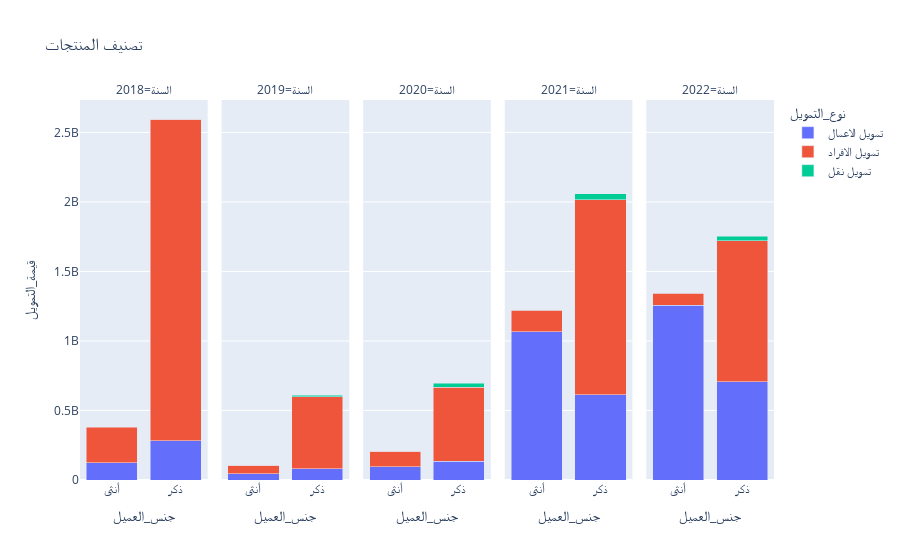

Notebook cell for this chart:
### Code cell
#df1 = data
#df1.drop(df1.index[df1["جنس_العميل"] == "غير معروف"] , inplace = True)
df1 = data.groupby(["السنة", "جنس_العميل", "نوع_التمويل"]).sum().reset_index(level=[0,1,2])
fig = px.bar(df1, x="جنس_العميل", y="قيمة_التمويل", barmode="stack", color="نوع_التمويل", title="تصنيف المنتجات", facet_col="السنة")
#fig.update_xaxes(tickangle=45)
fig.show()

### Figure 1 — Plotly figure (JSON) as saved in the notebook; plotly's stock layout.template omitted (floating-point values rounded to 4 significant figures)
{"data": [{"alignmentgroup": "True", "hovertemplate": "نوع_التمويل=تمويل الاعمال<br>السنة=2018<br>جنس_العميل=%{x}<br>قيمة_التمويل=%{y}<extra></extra>", "legendgroup": "تمويل الاعمال", "marker": {"color": "#636efa", "pattern": {"shape": ""}}, "name": "تمويل الاعمال", "offsetgroup": "تمويل الاعمال", "orientation": "v", "showlegend": true, "textposition": "auto", "type": "bar", "x": ["أنثى", "ذكر"], "xaxis": "x", "y": [123331289, 282294097], "yaxis": "y"}, {"alignmentgroup": "True", "hovertemplate": "نوع_التمويل=تمويل الاعمال<br>السنة=2019<br>جنس_العميل=%{x}<br>قيمة_التمويل=%{y}<extra></extra>", "legendgroup": "تمويل الاعمال", "marker": {"color": "#636efa", "pattern": {"shape": ""}}, "name": "تمويل الاعمال", "offsetgroup": "تمويل الاعمال", "orientation": "v", "showlegend": false, "textposition": "auto", "type": "bar", "x": ["أنثى", "ذكر"], "xaxis": "x2", "y": [46564000, 81726190], "yaxis": "y2"}, {"alignmentgroup": "True", "hovertemplate": "نوع_التمويل=تمويل الاعمال<br>السنة=2020<br>جنس_العميل=%{x}<br>قيمة_التمويل=%{y}<extra></extra>", "legendgroup": "تمويل الاعمال", "marker": {"color": "#636efa", "pattern": {"shape": ""}}, "name": "تمويل الاعمال", "offsetgroup": "تمويل الاعمال", "orientation": "v", "showlegend": false, "textposition": "auto", "type": "bar", "x": ["أنثى", "ذكر"], "xaxis": "x3", "y": [95799314, 136230696], "yaxis": "y3"}, {"alignmentgroup": "True", "hovertemplate": "نوع_التمويل=تمويل الاعمال<br>السنة=2021<br>جنس_العميل=%{x}<br>قيمة_التمويل=%{y}<extra></extra>", "legendgroup": "تمويل الاعمال", "marker": {"color": "#636efa", "pattern": {"shape": ""}}, "name": "تمويل الاعمال", "offsetgroup": "تمويل الاعمال", "orientation": "v", "showlegend": false, "textposition": "auto", "type": "bar", "x": ["أنثى", "ذكر"], "xaxis": "x4", "y": [1067910518, 613399372], "yaxis": "y4"}, {"alignmentgroup": "True", "hovertemplate": "نوع_التمويل=تمويل الاعمال<br>السنة=2022<br>جنس_العميل=%{x}<br>قيمة_التمويل=%{y}<extra></extra>", "legendgroup": "تمويل الاعمال", "marker": {"color": "#636efa", "pattern": {"shape": ""}}, "name": "تمويل الاعمال", "offsetgroup": "تمويل الاعمال", "orientation": "v", "showlegend": false, "textposition": "auto", "type": "bar", "x": ["أنثى", "ذكر"], "xaxis": "x5", "y": [1255642882, 708005616], "yaxis": "y5"}, {"alignmentgroup": "True", "hovertemplate": "نوع_التمويل=تمويل الافراد<br>السنة=2018<br>جنس_العميل=%{x}<br>قيمة_التمويل=%{y}<extra></extra>", "legendgroup": "تمويل الافراد", "marker": {"color": "#EF553B", "pattern": {"shape": ""}}, "name": "تمويل الافراد", "offsetgroup": "تمويل الافراد", "orientation": "v", "showlegend": true, "textposition": "auto", "type": "bar", "x": ["أنثى", "ذكر"], "xaxis": "x", "y": [255903000, 2311590000], "yaxis": "y"}, {"alignmentgroup": "True", "hovertemplate": "نوع_التمويل=تمويل الافراد<br>السنة=2019<br>جنس_العميل=%{x}<br>قيمة_التمويل=%{y}<extra></extra>", "legendgroup": "تمويل الافراد", "marker": {"color": "#EF553B", "pattern": {"shape": ""}}, "name": "تمويل الافراد", "offsetgroup": "تمويل الافراد", "orientation": "v", "showlegend": false, "textposition": "auto", "type": "bar", "x": ["أنثى", "ذكر"], "xaxis": "x2", "y": [59472000, 515676000], "yaxis": "y2"}, {"alignmentgroup": "True", "hovertemplate": "نوع_التمويل=تمويل الافراد<br>السنة=2020<br>جنس_العميل=%{x}<br>قيمة_التمويل=%{y}<extra></extra>", "legendgroup": "تمويل الافراد", "marker": {"color": "#EF553B", "pattern": {"shape": ""}}, "name": "تمويل الافراد", "offsetgroup": "تمويل الافراد", "orientation": "v", "showlegend": false, "textposition": "auto", "type": "bar", "x": ["أنثى", "ذكر"], "xaxis": "x3", "y": [110310000, 531747000], "yaxis": "y3"}, {"alignmentgroup": "True", "hovertemplate": "نوع_التمويل=تمويل الافراد<br>السنة=2021<br>جنس_العميل=%{x}<br>قيمة_التمويل=%{y}<extra></extra>", "legendgroup": "تمويل الافراد", "marker": {"color": "#EF553B", "pattern": {"shape": ""}}, "name": "تمويل الافراد", "offsetgroup": "تمويل الافراد", "orientation": "v", "showlegend": false, "textposition": "auto", "type": "bar", "x": ["أنثى", "ذكر"], "xaxis": "x4", "y": [151650000, 1402920000], "yaxis": "y4"}, {"alignmentgroup": "True", "hovertemplate": "نوع_التمويل=تمويل الافراد<br>السنة=2022<br>جنس_العميل=%{x}<br>قيمة_التمويل=%{y}<extra></extra>", "legendgroup": "تمويل الافراد", "marker": {"color": "#EF553B", "pattern": {"shape": ""}}, "name": "تمويل الافراد", "offsetgroup": "تمويل الافراد", "orientation": "v", "showlegend": false, "textposition": "auto", "type": "bar", "x": ["أنثى", "ذكر"], "xaxis": "x5", "y": [88938000, 1014090000], "yaxis": "y5"}, {"alignmentgroup": "True", "hovertemplate": "نوع_التمويل=تمويل نقل<br>السنة=2018<br>جنس_العميل=%{x}<br>قيمة_التمويل=%{y}<extra></extra>", "legendgroup": "تمويل نقل", "marker": {"color": "#00cc96", "pattern": {"shape": ""}}, "name": "تمويل نقل", "offsetgroup": "تمويل نقل", "orientation": "v", "showlegend": true, "textposition": "auto", "type": "bar", "x": ["ذكر"], "xaxis": "x", "y": [2472152], "yaxis": "y"}, {"alignmentgroup": "True", "hovertemplate": "نوع_التمويل=تمويل نقل<br>السنة=2019<br>جنس_العميل=%{x}<br>قيمة_التمويل=%{y}<extra></extra>", "legendgroup": "تمويل نقل", "marker": {"color": "#00cc96", "pattern": {"shape": ""}}, "name": "تمويل نقل", "offsetgroup": "تمويل نقل", "orientation": "v", "showlegend": false, "textposition": "auto", "type": "bar", "x": ["أنثى", "ذكر"], "xaxis": "x2", "y": [708630, 10709370], "yaxis": "y2"}, {"alignmentgroup": "True", "hovertemplate": "نوع_التمويل=تمويل نقل<br>السنة=2020<br>جنس_العميل=%{x}<br>قيمة_التمويل=%{y}<extra></extra>", "legendgroup": "تمويل نقل", "marker": {"color": "#00cc96", "pattern": {"shape": ""}}, "name": "تمويل نقل", "offsetgroup": "تمويل نقل", "orientation": "v", "showlegend": false, "textposition": "auto", "type": "bar", "x": ["أنثى", "ذكر"], "xaxis": "x3", "y": [1212870, 27583398], "yaxis": "y3"}, {"alignmentgroup": "True", "hovertemplate": "نوع_التمويل=تمويل نقل<br>السنة=2021<br>جنس_العميل=%{x}<br>قيمة_التمويل=%{y}<extra></extra>", "legendgroup": "تمويل نقل", "marker": {"color": "#00cc96", "pattern": {"shape": ""}}, "name": "تمويل نقل", "offsetgroup": "تمويل نقل", "orientation": "v", "showlegend": false, "textposition": "auto", "type": "bar", "x": ["أنثى", "ذكر"], "xaxis": "x4", "y": [4059000.0, 43965550], "yaxis": "y4"}, {"alignmentgroup": "True", "hovertemplate": "نوع_التمويل=تمويل نقل<br>السنة=2022<br>جنس_العميل=%{x}<br>قيمة_التمويل=%{y}<extra></extra>", "legendgroup": "تمويل نقل", "marker": {"color": "#00cc96", "pattern": {"shape": ""}}, "name": "تمويل نقل", "offsetgroup": "تمويل نقل", "orientation": "v", "showlegend": false, "textposition": "auto", "type": "bar", "x": ["أنثى", "ذكر"], "xaxis": "x5", "y": [3822000.0, 30630000.0], "yaxis": "y5"}], "layout": {"annotations": [{"font": {}, "showarrow": false, "text": "السنة=2018", "x": 0.092, "xanchor": "center", "xref": "paper", "y": 1, "yanchor": "bottom", "yref": "paper"}, {"font": {}, "showarrow": false, "text": "السنة=2019", "x": 0.296, "xanchor": "center", "xref": "paper", "y": 1, "yanchor": "bottom", "yref": "paper"}, {"font": {}, "showarrow": false, "text": "السنة=2020", "x": 0.5, "xanchor": "center", "xref": "paper", "y": 1, "yanchor": "bottom", "yref": "paper"}, {"font": {}, "showarrow": false, "text": "السنة=2021", "x": 0.704, "xanchor": "center", "xref": "paper", "y": 1, "yanchor": "bottom", "yref": "paper"}, {"font": {}, "showarrow": false, "text": "السنة=2022", "x": 0.908, "xanchor": "center", "xref": "paper", "y": 1, "yanchor": "bottom", "yref": "paper"}], "barmode": "stack", "legend": {"title": {"text": "نوع_التمويل"}, "tracegroupgap": 0}, "title": {"text": "تصنيف المنتجات"}, "xaxis": {"anchor": "y", "domain": [0, 0.184], "title": {"text": "جنس_العميل"}}, "xaxis2": {"anchor": "y2", "domain": [0.204, 0.388], "matches": "x", "title": {"text": "جنس_العميل"}}, "xaxis3": {"anchor": "y3", "domain": [0.408, 0.592], "matches": "x", "title": {"text": "جنس_العميل"}}, "xaxis4": {"anchor": "y4", "domain": [0.612, 0.796], "matches": "x", "title": {"text": "جنس_العميل"}}, "xaxis5": {"anchor": "y5", "domain": [0.816, 1], "matches": "x", "title": {"text": "جنس_العميل"}}, "yaxis": {"anchor": "x", "domain": [0, 1], "title": {"text": "قيمة_التمويل"}}, "yaxis2": {"anchor": "x2", "domain": [0, 1], "matches": "y", "showticklabels": false}, "yaxis3": {"anchor": "x3", "domain": [0, 1], "matches": "y", "showticklabels": false}, "yaxis4": {"anchor": "x4", "domain": [0, 1], "matches": "y", "showticklabels": false}, "yaxis5": {"anchor": "x5", "domain": [0, 1], "matches": "y", "showticklabels": false}}}
